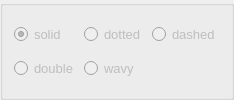
                       <widget class="QGroupBox" name="gbDecorationStyle">
                        <property name="enabled">
                         <bool>false</bool>
                        </property>
                        <layout class="QGridLayout" name="gridLayout_13">
                         <item row="1" column="1">
                          <widget class="QRadioButton" name="rbTdWavy">
                           <property name="enabled">
                            <bool>false</bool>
                           </property>
                           <property name="font">
                            <font>
                             <family>Arial</family>
                             <pointsize>10</pointsize>
                             <weight>50</weight>
                             <bold>false</bold>
                            </font>
                           </property>
                           <property name="text">
                            <string>wavy</string>
                           </property>
                          </widget>
                         </item>
                         <item row="1" column="0">
                          <widget class="QRadioButton" name="rbTdDouble">
                           <property name="enabled">
                            <bool>false</bool>
                           </property>
                           <property name="font">
                            <font>
                             <family>Arial</family>
                             <pointsize>10</pointsize>
                             <weight>50</weight>
                             <bold>false</bold>
                            </font>
                           </property>
                           <property name="text">
                            <string>double</string>
                           </property>
                          </widget>
                         </item>
                         <item row="0" column="0">
                          <widget class="QRadioButton" name="rbTdSolid">
                           <property name="enabled">
                            <bool>false</bool>
                           </property>
                           <property name="font">
                            <font>
                             <family>Arial</family>
                             <pointsize>10</pointsize>
                             <weight>50</weight>
                             <bold>false</bold>
                            </font>
                           </property>
                           <property name="text">
                            <string>solid</string>
                           </property>
                           <property name="checked">
                            <bool>true</bool>
                           </property>
                          </widget>
                         </item>
                         <item row="0" column="1">
                          <widget class="QRadioButton" name="rbTdDotted">
                           <property name="enabled">
                            <bool>false</bool>
                           </property>
                           <property name="font">
                            <font>
                             <family>Arial</family>
                             <pointsize>10</pointsize>
                             <weight>50</weight>
                             <bold>false</bold>
                            </font>
                           </property>
                           <property name="text">
                            <string>dotted</string>
                           </property>
                          </widget>
                         </item>
                         <item row="0" column="2">
                          <widget class="QRadioButton" name="rbTdDashed">
                           <property name="enabled">
                            <bool>false</bool>
                           </property>
                           <property name="font">
                            <font>
                             <family>Arial</family>
                             <pointsize>10</pointsize>
                             <weight>50</weight>
                             <bold>false</bold>
                            </font>
                           </property>
                           <property name="text">
                            <string>dashed</string>
                           </property>
                          </widget>
                         </item>
                        </layout>
                       </widget>
